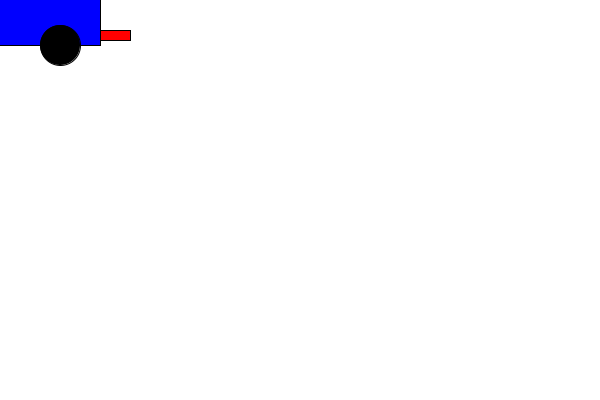
Frame 1 (no input)
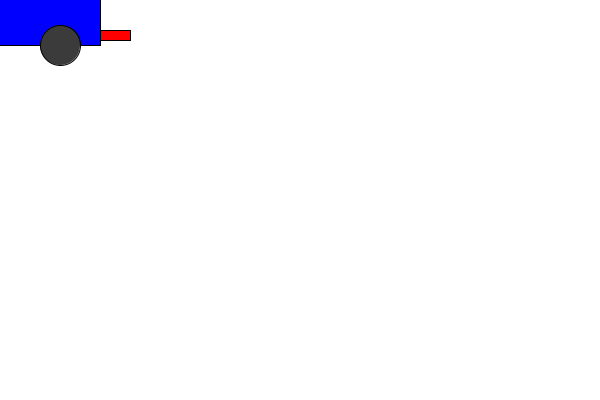
Frame 60 (the mouse pressed at the canvas centre just before this capture)
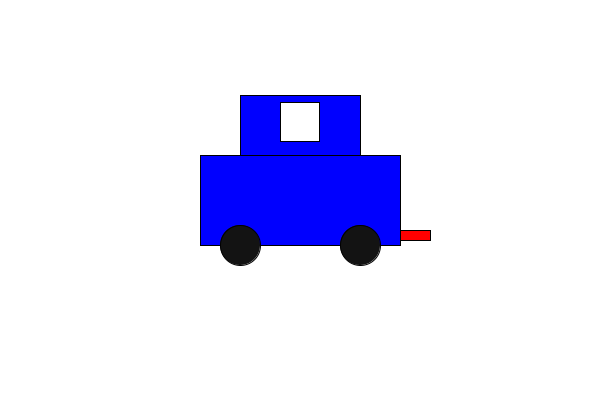
Frame 120 (the mouse held since frame 60 and released just before this capture)

The Processing sketch that drew these frames (run headless with seeded random() and noise(); from frame 60 on, the mouse is pressed at the canvas centre):

// Processing sketch: Moving_car_with_mouse
// ── Moving_car_with_mouse.pde
int circleX ;
int circleY ;
int wheelColour ;
int windowSize ;

void setup () {
  size (600 , 400);
  circleX = 0;
  circleY = 100;
  wheelColour = 0;
  windowSize = 0;
  rectMode ( CENTER );
}

void draw () {
  background (255);
  stroke (0);
  fill (0, 0, 255);
  rect(mouseX, mouseY, 200, 90);
  stroke (0);
  fill (0, 0, 255);
  rect(mouseX, mouseY-75, 120, 60);
  stroke (0);
  fill (255);
  rect(mouseX, mouseY-78, windowSize, windowSize);
  stroke (0);
  fill (wheelColour);
  ellipse(mouseX-60, mouseY+45, 40, 40);
  stroke (0);
  fill (wheelColour);
  ellipse(mouseX+60, mouseY+45, 40, 40);
  stroke (0);
  fill (255,0,0);
  rect(mouseX+115, mouseY+35, 30, 10);
  wheelColour = (wheelColour + 1) % 100;
  windowSize = (windowSize + 1) % 40;
}
